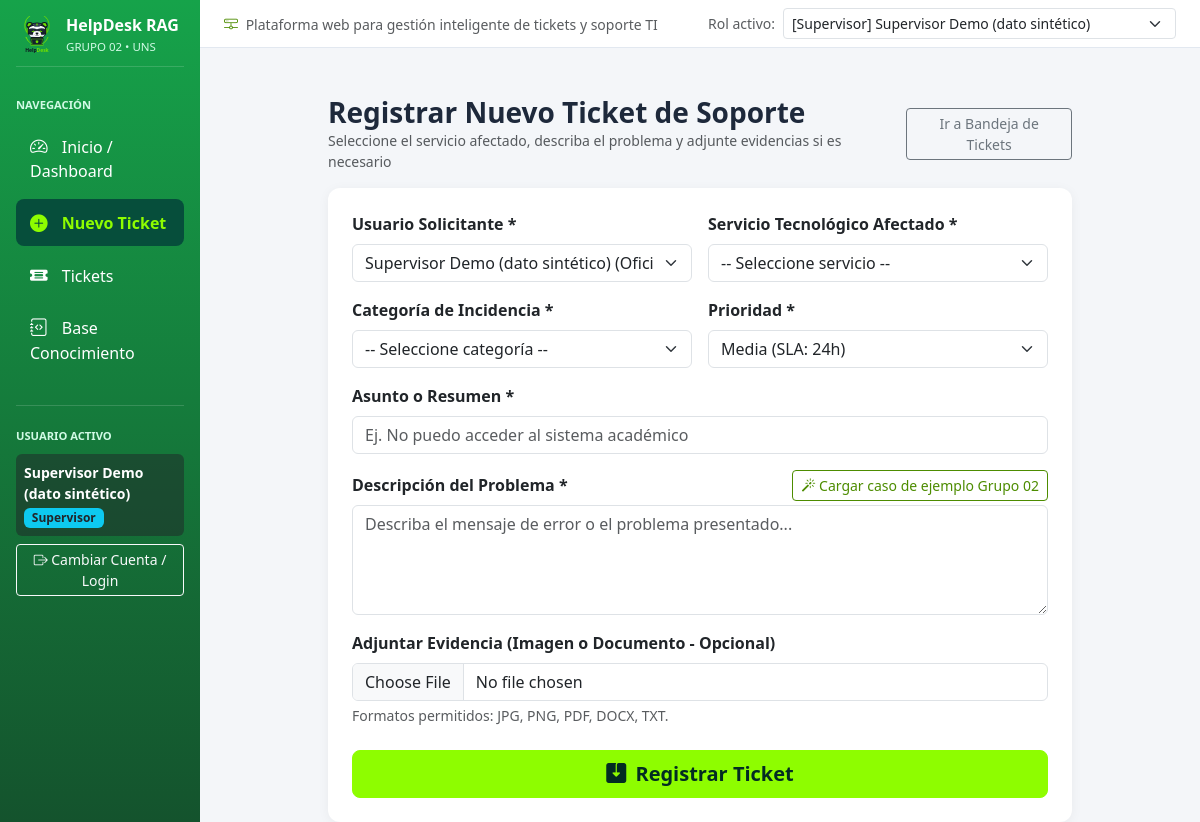
The page /nuevo_ticket.php on the database as committed earlier.
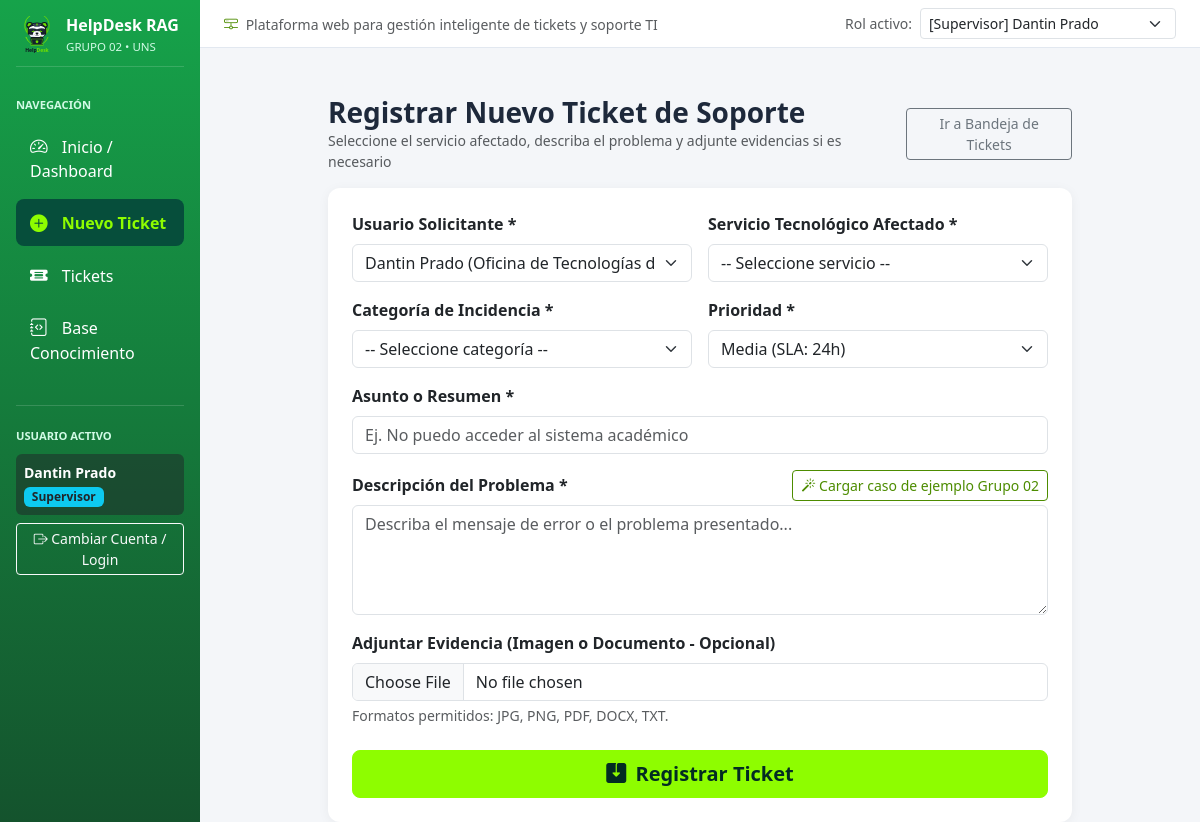
The same page on the database as committed later.
### tables this page shows
CREATE TABLE usuarios (
    id_usuario INT AUTO_INCREMENT PRIMARY KEY,
    id_rol INT NOT NULL,
    codigo_institucional VARCHAR(20) NOT NULL UNIQUE,
    nombre_completo VARCHAR(120) NOT NULL,
    email VARCHAR(120) NOT NULL UNIQUE,
    password_hash VARCHAR(255) NOT NULL,
    dependencia_oficina VARCHAR(100) NOT NULL,
    especialidad_ti VARCHAR(100) NULL,
    activo TINYINT(1) NOT NULL DEFAULT 1,
    creado_en TIMESTAMP DEFAULT CURRENT_TIMESTAMP,
    CONSTRAINT fk_usuarios_rol FOREIGN KEY (id_rol) REFERENCES roles(id_rol)
        ON UPDATE CASCADE ON DELETE RESTRICT
);

CREATE TABLE roles (
    id_rol INT AUTO_INCREMENT PRIMARY KEY,
    nombre VARCHAR(50) NOT NULL UNIQUE,
    descripcion VARCHAR(200) NOT NULL
);

### src/config/db.php (called while the page is built, shortened)
<?php
try {
    $pdo = conectarBD();
} catch (\PDOException $e) {
    die("<div style='font-family:sans-serif;padding:24px;background:#fef2f2;border:1px solid #ef4444;color:#991b1b;border-radius:8px;margin:20px;'>
            <h3>Error de Conexión a la Base de Datos</h3>
            <p>No se pudo conectar a <b>helpdesk_rag_db</b>: " . htmlspecialchars($e->getMessage()) . "</p>
            <p>Verifica que el servicio MySQL esté activo y hayas importado el script SQL del proyecto.</p>
         </div>");
}
if (!isset($_SESSION['usuario'])) {
    $stmtDefault = $pdo->query("
        SELECT u.*, r.nombre AS rol_nombre
        FROM usuarios u
        INNER JOIN roles r ON u.id_rol = r.id_rol
        WHERE u.id_usuario = 3 LIMIT 1
    ");
}
?>

### src/nuevo_ticket.php (the view, shortened to what the changed rows need)
<?php
require_once __DIR__ . '/includes/header.php';
$solicitantes = $pdo->query("SELECT id_usuario, nombre_completo, dependencia_oficina FROM usuarios ORDER BY nombre_completo")->fetchAll();
?>
<div class="row justify-content-center">
    <div class="col-lg-9">
        <div class="card p-4">
            <form method="POST" action="nuevo_ticket.php" enctype="multipart/form-data">
                <div class="row g-3">
                    <div class="col-md-6">
                        <label class="form-label fw-semibold">Usuario Solicitante *</label>
                        <select name="id_solicitante" class="form-select" required>
                            <?php foreach ($solicitantes as $u): ?>
                                <option value="<?= $u['id_usuario'] ?>" <?= $u['id_usuario'] == $usuarioActual['id_usuario'] ? 'selected' : '' ?>>
                                    <?= htmlspecialchars($u['nombre_completo']) ?> (<?= htmlspecialchars($u['dependencia_oficina']) ?>)
                                </option>
                            <?php endforeach; ?>
                        </select>
                    </div>
                </div>
            </form>
        </div>
    </div>
</div>
<?php require_once __DIR__ . '/includes/footer.php'; ?>

### src/includes/header.php (shortened to what the changed rows need)
<?php
require_once __DIR__ . '/../config/db.php';
$usuarioActual = $_SESSION['usuario'];
$perfilesDemo  = $pdo->query("
    SELECT u.id_usuario, u.nombre_completo, r.nombre AS rol
    FROM usuarios u
    INNER JOIN roles r ON u.id_rol = r.id_rol
    ORDER BY u.id_rol
")->fetchAll();
?>
<!DOCTYPE html>
<html lang="es">
<head>
    <link href="https://cdn.jsdelivr.net/npm/bootstrap@5.3.2/dist/css/bootstrap.min.css" rel="stylesheet">
    <link href="https://cdn.jsdelivr.net/npm/bootstrap-icons@1.11.3/font/bootstrap-icons.css" rel="stylesheet">
    <link href="assets/css/styles.css" rel="stylesheet">
</head>
<body>
<div class="container-fluid">
    <div class="row">
        <nav class="col-md-3 col-lg-2 d-md-block sidebar p-3">
            <div class="mt-4 pt-3 border-top border-secondary">
                <div class="mt-2 p-2 rounded bg-dark bg-opacity-50">
                    <div class="fw-semibold small text-white"><?= htmlspecialchars($usuarioActual['nombre_completo']) ?></div>
                    <span class="badge bg-info text-dark mt-1"><?= htmlspecialchars($usuarioActual['rol_nombre']) ?></span>
                </div>
            </div>
        </nav>
        <main class="col-md-9 ms-sm-auto col-lg-10 px-0">
            <div class="topbar px-4 py-2 d-flex flex-wrap justify-content-between align-items-center">
                <div class="d-flex align-items-center gap-2">
                    <form method="GET" class="d-inline">
                        <select name="cambiar_perfil" class="form-select form-select-sm" onchange="this.form.submit()">
                            <?php foreach ($perfilesDemo as $pf): ?>
                                <option value="<?= $pf['id_usuario'] ?>" <?= $pf['id_usuario'] == $usuarioActual['id_usuario'] ? 'selected' : '' ?>>
                                    [<?= htmlspecialchars($pf['rol']) ?>] <?= htmlspecialchars($pf['nombre_completo']) ?>
                                </option>
                            <?php endforeach; ?>
                        </select>
                    </form>
                </div>
            </div>

Rows that differ between the two databases and show on the page:
changed usuarios "Supervisor": nombre_completo "Supervisor Demo (dato sintético)" → "Dantin Prado"
Other text that changed with them:
form field cambiar_perfil: "[Supervisor] Supervisor Demo (dato sintético)" → "[Supervisor] Dantin Prado"
form field id_solicitante: "Supervisor Demo (dato sintético) (Oficina de Tecnologías de Información)" → "Dantin Prado (Oficina de Tecnologías de Información)"
